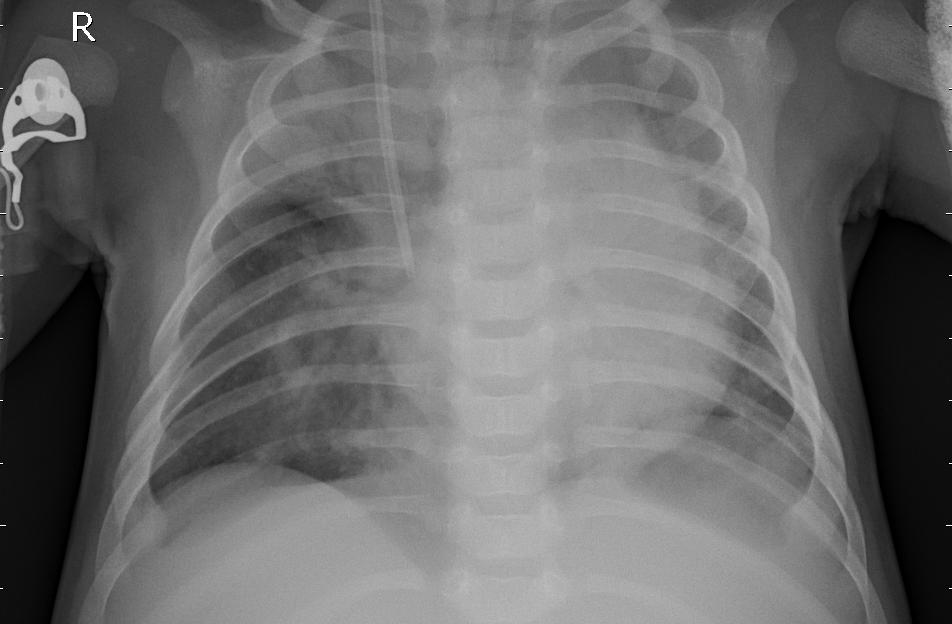
#> input picture chest_xray/test/PNEUMONIA/person100_bacteria_481.jpeg, 952 x 624 px; its folder holds only this picture in this run
$ jupyter execute --allow-errors 'BEiT_final model.ipynb'
#> lines starting #> are read from the running program, lines starting #| are printed output that depends on the picture
[cell 1]
import torch
import torch.nn as nn
import torch.optim as optim
from torch.utils.data import DataLoader, TensorDataset
from transformers import BeitModel, BeitFeatureExtractor
import numpy as np
import cv2
import pathlib
import matplotlib.pyplot as plt
from sklearn.metrics import classification_report, confusion_matrix, roc_curve, auc
import seaborn as sns
import pandas as pd
import torch.cuda.amp as amp
import os

# Function to load and preprocess data (resize to 224x224)
def get_data(path):
    positive = path / "PNEUMONIA"
    negative = path / "NORMAL"
    im_positive_path = [*positive.glob("*.jpeg")]
    im_negative_path = [*negative.glob("*.jpeg")]
    im_path = im_positive_path + im_negative_path
    y = np.ones(len(im_path), dtype=int)
    y[len(im_positive_path):] = 0
    X = np.array([cv2.resize(cv2.imread(str(img), flags=cv2.IMREAD_GRAYSCALE),
                             (224, 224)) for img in im_path])
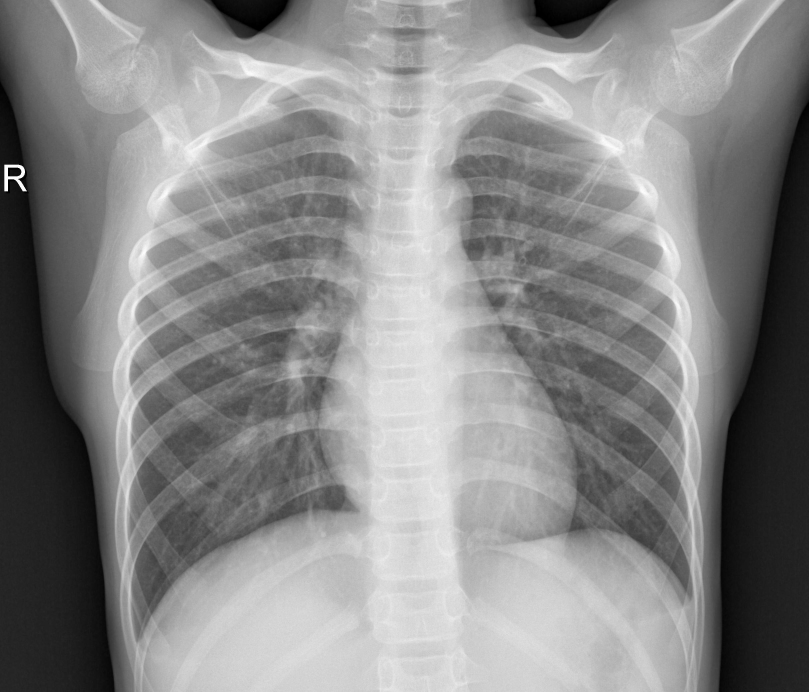
#> input picture chest_xray/test/NORMAL/IM-0089-0001.jpeg, 2426 x 2076 px (shown at 1/3 size)
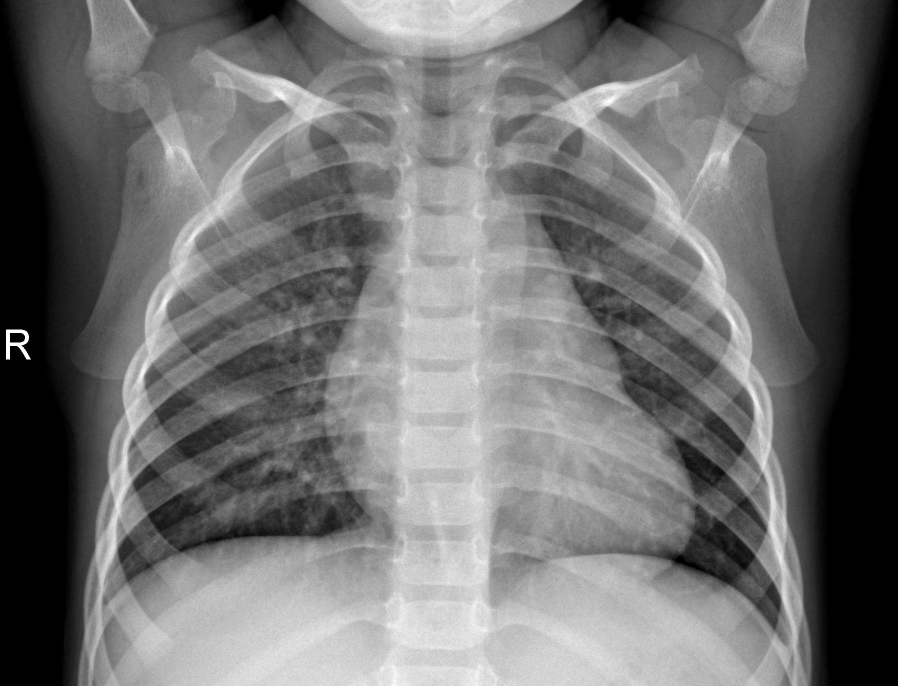
#> input picture chest_xray/test/NORMAL/NORMAL2-IM-0323-0001.jpeg, 1796 x 1372 px (shown at 1/2 size)
    return X, y

# Data paths
root = pathlib.Path(r"D:\python\BEiT\archive\chest_xray")
train_path = root / "train"
test_path = root / "test"
val_path = root / "val"

X_train, y_train = get_data(train_path)
#> y_train = [1, 0, 0]
X_test, y_test = get_data(test_path)
#> y_test = [1, 0, 0]
X_val, y_val = get_data(val_path)
#> y_val = [1, 0, 0]

# Convert grayscale to RGB and resize images for BEiT input (224x224)
X_train_rgb = np.stack([cv2.cvtColor(x, cv2.COLOR_GRAY2RGB) for x in X_train], axis=0)
X_test_rgb = np.stack([cv2.cvtColor(x, cv2.COLOR_GRAY2RGB) for x in X_test], axis=0)
X_val_rgb = np.stack([cv2.cvtColor(x, cv2.COLOR_GRAY2RGB) for x in X_val], axis=0)

[cell 2]
# Plot class distribution
class_names = ["Normal", "Pneumonia"]
class_counts = pd.Series(np.bincount(y_train)).rename("train").to_frame().merge(
    pd.Series(np.bincount(y_val)).rename("validation"), right_index=True, left_index=True).merge(
    pd.Series(np.bincount(y_test)).rename("test"), right_index=True, left_index=True).rename(
    index={0: "normal", 1: "pneumonia"}).T
#> class_counts = table of 3 rows and 2 columns

ax = plt.subplot()
class_counts.plot(kind="bar", ax=ax, color=["blue", "red"])
plt.title("Class Distribution across Datasets")
plt.ylabel("Count")
plt.show()
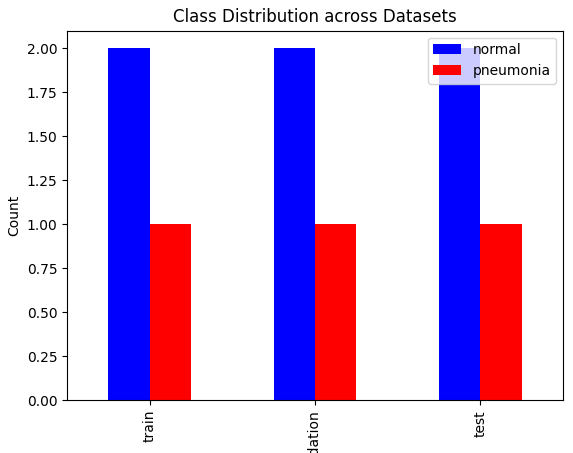
#> figure drawn by matplotlib, 1 panel

#> (a cell that did not finish here is left out)

[cell 4]
# Define BEiT classifier model with Masked Image Modeling for pre-training
class BEiTWithMIM(nn.Module):
    def __init__(self):
        super(BEiTWithMIM, self).__init__()
        self.beit_model = BeitModel.from_pretrained('microsoft/beit-base-patch16-224-pt22k-ft22k')
        self.flatten = nn.Flatten()
        self.fc1 = nn.Linear(768, 512)
        self.dropout1 = nn.Dropout(0.5)
        self.fc2 = nn.Linear(512, 256)
        self.dropout2 = nn.Dropout(0.5)
        self.fc3 = nn.Linear(256, 1)

    # [24 lines left out: functions forward, masked_forward, not called in this run]

# Initialize model and optimizer
#> (the rest of this cell did not finish here and is left out)

[cell 5]
# Plot the MIM (Masked Image Modeling) Pre-training Loss
plt.figure(figsize=(10, 5))
#> (the rest of this cell did not finish here and is left out)

[cell 6]
# Function to compute accuracy during pre-training (optional, not common in MIM)
# [13 lines left out: function compute_accuracy, not called in this run]

# Compute accuracy on validation set after pre-training
#> (the rest of this cell did not finish here and is left out)

[cell 7]
# Stage 2: Fine-tuning for pneumonia detection

# Freeze layers for fine-tuning
# [8 lines left out: function freeze_beit_layers, not called in this run]

# Initialize model and optimizer for fine-tuning
#> (the rest of this cell did not finish here and is left out)

[cell 8]
# Predict and evaluate
# [10 lines left out: function predict, not called in this run]

#> (the rest of this cell did not finish here and is left out)

#> (a cell that did not finish here is left out)

#> (a cell that did not finish here is left out)

[cell 11]
# Function to preprocess, predict, and show image with results using CUDA
def predict_and_show_images(image_paths):
    # Set up the plot for multiple images with increased space
    fig, axes = plt.subplots(1, len(image_paths), figsize=(20, 6))  # Increased figsize for better spacing

    results = []
    for i, image_path in enumerate(image_paths):
        # Load and preprocess each image
        image = cv2.imread(image_path, cv2.IMREAD_GRAYSCALE)
#> image is the input picture: shape (2076, 2426); min 0, max 255, mean 136.2
        image_resized = cv2.resize(image, (224, 224))
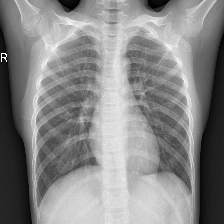
#> image_resized: shape (224, 224); min 0, max 255, mean 136.1
        image_rgb = cv2.cvtColor(image_resized, cv2.COLOR_GRAY2RGB)

        # Convert to tensor and apply BEiT feature extractor
        image_tensor = torch.tensor(feature_extractor(images=image_rgb, return_tensors="pt")["pixel_values"]).to(device)  # Send to CUDA

        # Forward pass through the model using CUDA
        model.eval()
        with torch.no_grad():
            with amp.autocast():
                output = model(image_tensor)  # Model and tensor are on CUDA
                prediction = torch.sigmoid(output).cpu().item()  # Transfer back to CPU for output

        # Convert prediction to class label
        predicted_label = "PNEUMONIA" if prediction > 0.5 else "NORMAL"

        # Get the true label from the folder name
        true_label = os.path.basename(os.path.dirname(image_path))

        # Check if prediction matches the true label
        result = predicted_label.lower() == true_label.lower()
        results.append((image_path, true_label, predicted_label, prediction, result))

        # Show the image
        axes[i].imshow(cv2.cvtColor(image_resized, cv2.COLOR_GRAY2RGB))
        axes[i].set_title(f"Predicted: {predicted_label}\nForecast: {true_label}", fontsize=12)

        # Show result (True/False) below the image with larger font size
        axes[i].text(0.5, -0.15, f"Result: {result}", ha='center', va='center', fontsize=14, transform=axes[i].transAxes, fontweight='bold')
        axes[i].axis('off')  # Turn off axes for a cleaner look

    # Adjust spacing between images
    plt.subplots_adjust(wspace=0.4)  # Increase horizontal spacing between subplots
    plt.tight_layout()
    plt.show()

# List of 8 test images (ensure these paths are correct)
test_image_paths = [
    r"D:\python\BEiT\archive\chest_xray\chest_xray\test\NORMAL\IM-0089-0001.jpeg",
    r"D:\python\BEiT\archive\chest_xray\chest_xray\test\PNEUMONIA\person49_virus_101.jpeg",
    r"D:\python\BEiT\archive\chest_xray\test\NORMAL\IM-0086-0001.jpeg",
    r"D:\python\BEiT\archive\chest_xray\chest_xray\test\PNEUMONIA\person59_virus_116.jpeg",
    r"D:\python\BEiT\archive\chest_xray\chest_xray\test\NORMAL\NORMAL2-IM-0315-0001.jpeg",
    r"D:\python\BEiT\archive\chest_xray\chest_xray\test\PNEUMONIA\person119_bacteria_565.jpeg",
    r"D:\python\BEiT\archive\chest_xray\chest_xray\test\NORMAL\NORMAL2-IM-0323-0001.jpeg",
    r"D:\python\BEiT\archive\chest_xray\chest_xray\test\PNEUMONIA\person158_bacteria_745.jpeg"
]

# Predict and display images with labels
#> (the rest of this cell did not finish here and is left out)
